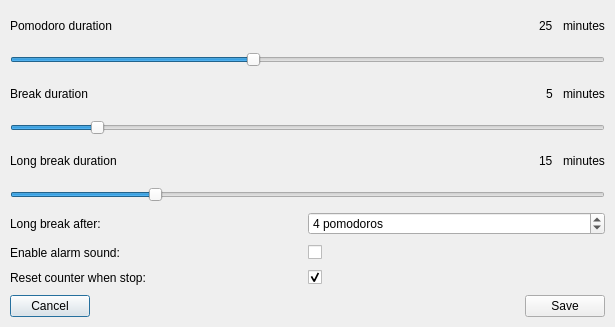
<?xml version="1.0" encoding="UTF-8"?>
<ui version="4.0">
 <class>PomodoroConfigDlg</class>
 <widget class="QDialog" name="PomodoroConfigDlg">
  <property name="geometry">
   <rect>
    <x>0</x>
    <y>0</y>
    <width>615</width>
    <height>327</height>
   </rect>
  </property>
  <property name="windowTitle">
   <string>Pomodoro configuration</string>
  </property>
  <property name="windowIcon">
   <iconset resource="../resources.qrc">
    <normaloff>:/icons/pomodoro</normaloff>:/icons/pomodoro</iconset>
  </property>
  <layout class="QVBoxLayout" name="verticalLayout">
   <property name="spacing">
    <number>10</number>
   </property>
   <property name="leftMargin">
    <number>10</number>
   </property>
   <property name="topMargin">
    <number>10</number>
   </property>
   <property name="rightMargin">
    <number>10</number>
   </property>
   <property name="bottomMargin">
    <number>10</number>
   </property>
   <item>
    <layout class="QHBoxLayout" name="horizontalLayout_5">
     <item>
      <widget class="QLabel" name="label_8">
       <property name="text">
        <string>Pomodoro duration</string>
       </property>
      </widget>
     </item>
     <item>
      <spacer name="horizontalSpacer_2">
       <property name="orientation">
        <enum>Qt::Horizontal</enum>
       </property>
       <property name="sizeHint" stdset="0">
        <size>
         <width>40</width>
         <height>20</height>
        </size>
       </property>
      </spacer>
     </item>
     <item>
      <widget class="QLabel" name="pomodoroDurLabel">
       <property name="text">
        <string>25</string>
       </property>
      </widget>
     </item>
     <item>
      <widget class="QLabel" name="label_14">
       <property name="text">
        <string>minutes</string>
       </property>
      </widget>
     </item>
    </layout>
   </item>
   <item>
    <widget class="QSlider" name="pomodoroDur">
     <property name="minimum">
      <number>1</number>
     </property>
     <property name="maximum">
      <number>60</number>
     </property>
     <property name="pageStep">
      <number>5</number>
     </property>
     <property name="value">
      <number>25</number>
     </property>
     <property name="orientation">
      <enum>Qt::Horizontal</enum>
     </property>
    </widget>
   </item>
   <item>
    <layout class="QHBoxLayout" name="horizontalLayout_6">
     <item>
      <widget class="QLabel" name="label_9">
       <property name="text">
        <string>Break duration</string>
       </property>
      </widget>
     </item>
     <item>
      <spacer name="horizontalSpacer_3">
       <property name="orientation">
        <enum>Qt::Horizontal</enum>
       </property>
       <property name="sizeHint" stdset="0">
        <size>
         <width>40</width>
         <height>20</height>
        </size>
       </property>
      </spacer>
     </item>
     <item>
      <widget class="QLabel" name="pomodoroBreakDurLabel">
       <property name="text">
        <string>5</string>
       </property>
      </widget>
     </item>
     <item>
      <widget class="QLabel" name="label_15">
       <property name="text">
        <string>minutes</string>
       </property>
      </widget>
     </item>
    </layout>
   </item>
   <item>
    <widget class="QSlider" name="breakDur">
     <property name="minimum">
      <number>1</number>
     </property>
     <property name="maximum">
      <number>30</number>
     </property>
     <property name="value">
      <number>5</number>
     </property>
     <property name="orientation">
      <enum>Qt::Horizontal</enum>
     </property>
    </widget>
   </item>
   <item>
    <layout class="QHBoxLayout" name="horizontalLayout_7">
     <item>
      <widget class="QLabel" name="label_10">
       <property name="text">
        <string>Long break duration</string>
       </property>
      </widget>
     </item>
     <item>
      <spacer name="horizontalSpacer_4">
       <property name="orientation">
        <enum>Qt::Horizontal</enum>
       </property>
       <property name="sizeHint" stdset="0">
        <size>
         <width>40</width>
         <height>20</height>
        </size>
       </property>
      </spacer>
     </item>
     <item>
      <widget class="QLabel" name="pomodoroLongBreakLabel">
       <property name="text">
        <string>15</string>
       </property>
      </widget>
     </item>
     <item>
      <widget class="QLabel" name="label_16">
       <property name="text">
        <string>minutes</string>
       </property>
      </widget>
     </item>
    </layout>
   </item>
   <item>
    <widget class="QSlider" name="longBreakDur">
     <property name="minimum">
      <number>1</number>
     </property>
     <property name="maximum">
      <number>60</number>
     </property>
     <property name="value">
      <number>15</number>
     </property>
     <property name="orientation">
      <enum>Qt::Horizontal</enum>
     </property>
    </widget>
   </item>
   <item>
    <layout class="QHBoxLayout" name="horizontalLayout_2">
     <property name="spacing">
      <number>0</number>
     </property>
     <item>
      <widget class="QLabel" name="label_11">
       <property name="text">
        <string>Long break after:</string>
       </property>
      </widget>
     </item>
     <item>
      <widget class="QSpinBox" name="sbLongBreakCount">
       <property name="suffix">
        <string> pomodoros</string>
       </property>
       <property name="maximum">
        <number>10</number>
       </property>
       <property name="value">
        <number>4</number>
       </property>
      </widget>
     </item>
    </layout>
   </item>
   <item>
    <layout class="QGridLayout" name="gridLayout">
     <property name="horizontalSpacing">
      <number>0</number>
     </property>
     <property name="verticalSpacing">
      <number>10</number>
     </property>
     <item row="0" column="0">
      <widget class="QLabel" name="label_12">
       <property name="text">
        <string>Enable alarm sound:</string>
       </property>
      </widget>
     </item>
     <item row="0" column="1">
      <widget class="QCheckBox" name="cbAlarmSound">
       <property name="text">
        <string/>
       </property>
      </widget>
     </item>
     <item row="1" column="0">
      <widget class="QLabel" name="label">
       <property name="text">
        <string>Reset counter when stop:</string>
       </property>
      </widget>
     </item>
     <item row="1" column="1">
      <widget class="QCheckBox" name="cbStopResets">
       <property name="text">
        <string/>
       </property>
       <property name="checked">
        <bool>true</bool>
       </property>
      </widget>
     </item>
    </layout>
   </item>
   <item>
    <layout class="QHBoxLayout" name="horizontalLayout">
     <item>
      <widget class="QPushButton" name="pushButton_2">
       <property name="text">
        <string>Cancel</string>
       </property>
      </widget>
     </item>
     <item>
      <spacer name="horizontalSpacer">
       <property name="orientation">
        <enum>Qt::Horizontal</enum>
       </property>
       <property name="sizeHint" stdset="0">
        <size>
         <width>40</width>
         <height>20</height>
        </size>
       </property>
      </spacer>
     </item>
     <item>
      <widget class="QPushButton" name="pushButton">
       <property name="text">
        <string>Save</string>
       </property>
      </widget>
     </item>
    </layout>
   </item>
  </layout>
 </widget>
 <tabstops>
  <tabstop>pomodoroDur</tabstop>
  <tabstop>breakDur</tabstop>
  <tabstop>longBreakDur</tabstop>
  <tabstop>sbLongBreakCount</tabstop>
  <tabstop>cbAlarmSound</tabstop>
  <tabstop>cbStopResets</tabstop>
 </tabstops>
 <resources>
  <include location="../resources.qrc"/>
 </resources>
 <connections>
  <connection>
   <sender>pushButton_2</sender>
   <signal>clicked()</signal>
   <receiver>PomodoroConfigDlg</receiver>
   <slot>reject()</slot>
   <hints>
    <hint type="sourcelabel">
     <x>74</x>
     <y>300</y>
    </hint>
    <hint type="destinationlabel">
     <x>136</x>
     <y>304</y>
    </hint>
   </hints>
  </connection>
  <connection>
   <sender>pushButton</sender>
   <signal>clicked()</signal>
   <receiver>PomodoroConfigDlg</receiver>
   <slot>accept()</slot>
   <hints>
    <hint type="sourcelabel">
     <x>547</x>
     <y>298</y>
    </hint>
    <hint type="destinationlabel">
     <x>458</x>
     <y>298</y>
    </hint>
   </hints>
  </connection>
 </connections>
</ui>
